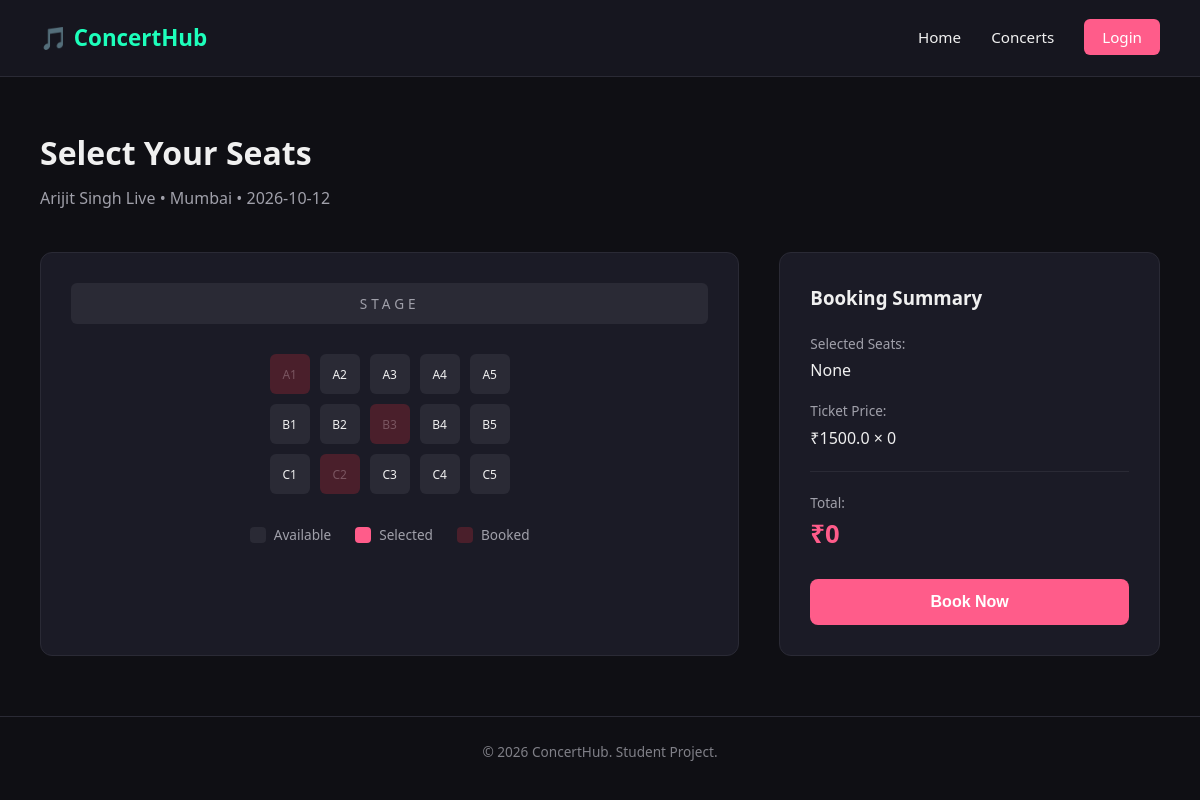
The page /booking/1 on the database as committed earlier.
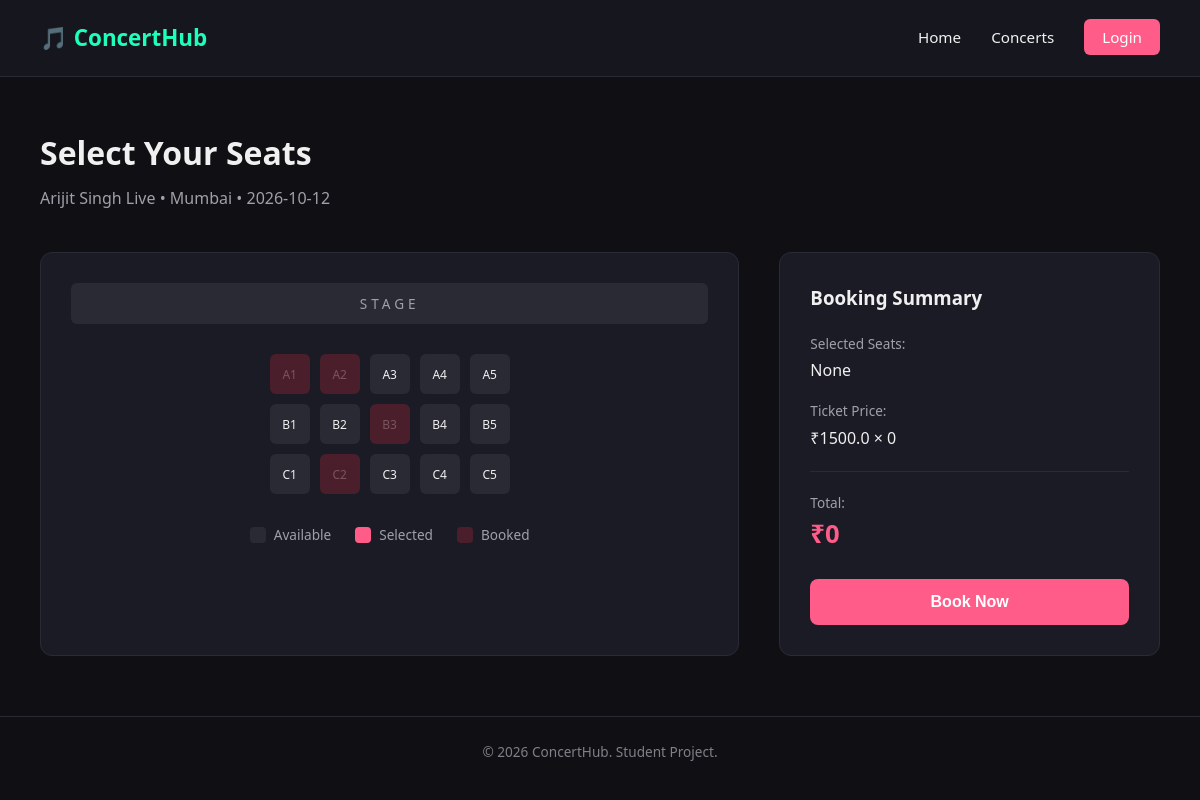
The same page on the database as committed later.
### tables this page shows
CREATE TABLE seats (
        id INTEGER PRIMARY KEY AUTOINCREMENT,
        concert_id INTEGER NOT NULL,
        seat_number TEXT NOT NULL,
        status TEXT NOT NULL DEFAULT 'available',
        FOREIGN KEY (concert_id) REFERENCES concerts (id)
    );

### app.py (the view)
@app.route('/booking/<int:concert_id>')
def booking(concert_id):
    connection = get_db_connection()
    concert = connection.execute('SELECT * FROM concerts WHERE id = ?', (concert_id,)).fetchone()
    seats = connection.execute('SELECT * FROM seats WHERE concert_id = ?', (concert_id,)).fetchall()
    connection.close()
    row_a = [seat for seat in seats if seat['seat_number'].startswith('A')]
    row_b = [seat for seat in seats if seat['seat_number'].startswith('B')]
    row_c = [seat for seat in seats if seat['seat_number'].startswith('C')]
    return render_template('booking.html', concert=concert, row_a=row_a, row_b=row_b, row_c=row_c)

### app.py (called while the page is built)
def get_db_connection():
    connection = sqlite3.connect('database/database.db')
    connection.row_factory = sqlite3.Row  # lets us access columns by name, not just by position
    return connection

### templates/booking.html (shortened to what this page needs)
{% extends "base.html" %}
{% block content %}
    <section class="page-header">
        <h1>Select Your Seats</h1>
        <p>{{ concert['concert_name'] }} • {{ concert['city'] }} • {{ concert['date'] }}</p>
    </section>
    <section class="seat-selection">
        <div class="seat-map">
            <div class="stage-label">STAGE</div>
            <div class="seat-row">
                {% for seat in row_a %}
<div class="seat {{ 'booked' if seat['status'] == 'booked' else '' }}"
     data-seat="{{ seat['seat_number'] }}"
     data-seat-id="{{ seat['id'] }}"
     data-price="{{ concert['price'] }}">
    {{ seat['seat_number'] }}
</div>
{% endfor %}
            </div>
            <div class="seat-row">
                {% for seat in row_b %}
<div class="seat {{ 'booked' if seat['status'] == 'booked' else '' }}"
     data-seat="{{ seat['seat_number'] }}"
     data-seat-id="{{ seat['id'] }}"
     data-price="{{ concert['price'] }}">
    {{ seat['seat_number'] }}
</div>
{% endfor %}
            </div>
            <div class="seat-row">
                {% for seat in row_c %}
<div class="seat {{ 'booked' if seat['status'] == 'booked' else '' }}"
     data-seat="{{ seat['seat_number'] }}"
     data-seat-id="{{ seat['id'] }}"
     data-price="{{ concert['price'] }}">
    {{ seat['seat_number'] }}
</div>
{% endfor %}
            </div>
            <div class="seat-legend">
                <div class="legend-item"><span class="legend-box available"></span> Available</div>
                <div class="legend-item"><span class="legend-box selected"></span> Selected</div>
                <div class="legend-item"><span class="legend-box booked"></span> Booked</div>
            </div>
        </div>
        <div class="booking-summary">
            <h3>Booking Summary</h3>
            <p class="summary-label">Selected Seats:</p>
            <p id="selected-seats-text" class="summary-value">None</p>
            <p class="summary-label">Ticket Price:</p>
            <p id="price-per-seat-text" class="summary-value">₹{{ concert['price'] }} × 0</p>
            <hr class="summary-divider">
            <p class="summary-label">Total:</p>
            <p id="total-price-text" class="summary-total">₹0</p>
            <button id="book-btn" class="btn-primary btn-full">Book Now</button>
        </div>
    </section>
{% endblock %}

Rows that differ between the two databases and show on the page:
changed seats (number 2 of 15 on the later page): status "available" → "booked" (drawn)
